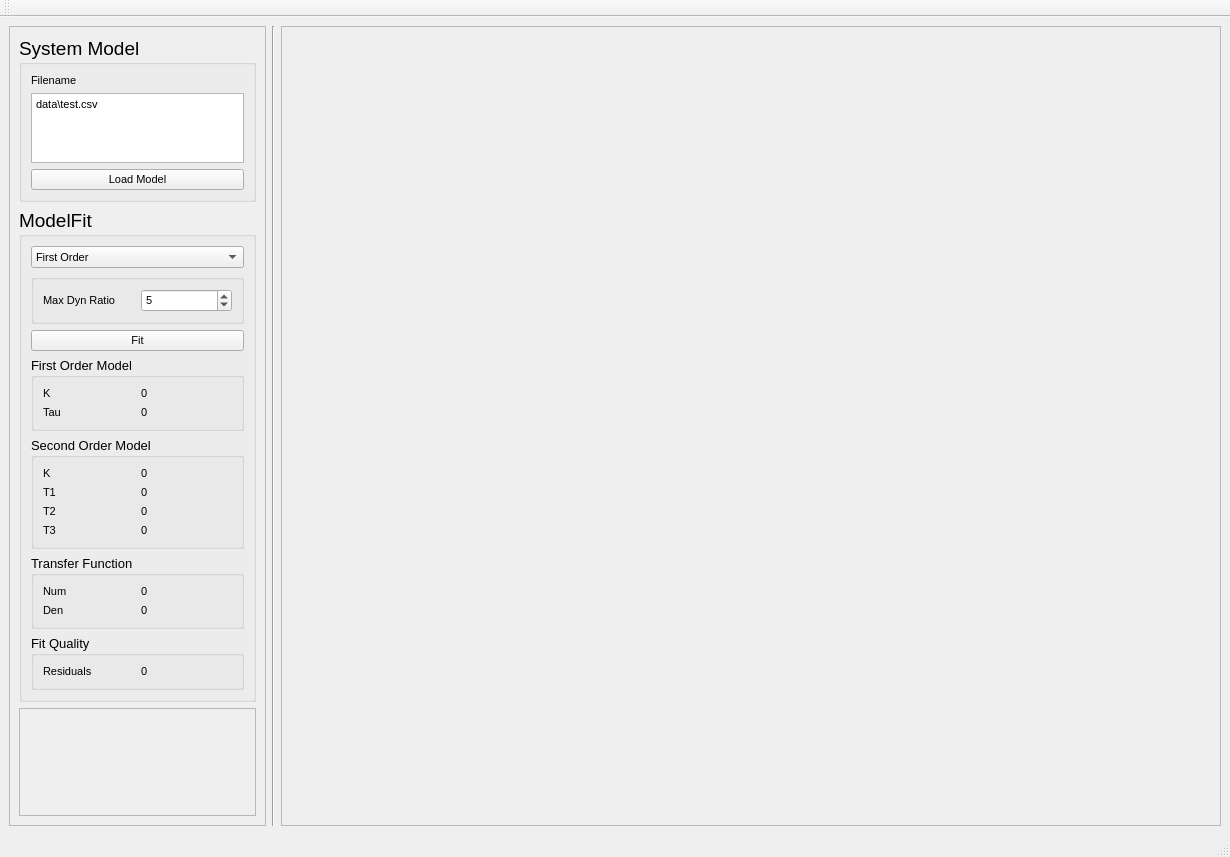
<?xml version="1.0" encoding="UTF-8"?>
<ui version="4.0">
 <class>MainWindow</class>
 <widget class="QMainWindow" name="MainWindow">
  <property name="geometry">
   <rect>
    <x>0</x>
    <y>0</y>
    <width>1230</width>
    <height>857</height>
   </rect>
  </property>
  <property name="windowTitle">
   <string>System Identifier</string>
  </property>
  <property name="windowIcon">
   <iconset>
    <normaloff>../../../../TemperatureLogger/img/temperature.png</normaloff>../../../../TemperatureLogger/img/temperature.png</iconset>
  </property>
  <widget class="QWidget" name="centralwidget">
   <layout class="QHBoxLayout" name="horizontalLayout">
    <item>
     <widget class="QFrame" name="frame">
      <property name="sizePolicy">
       <sizepolicy hsizetype="Preferred" vsizetype="Preferred">
        <horstretch>3</horstretch>
        <verstretch>0</verstretch>
       </sizepolicy>
      </property>
      <property name="frameShape">
       <enum>QFrame::StyledPanel</enum>
      </property>
      <property name="frameShadow">
       <enum>QFrame::Raised</enum>
      </property>
      <layout class="QVBoxLayout" name="verticalLayout_8">
       <item>
        <widget class="QGroupBox" name="Sysmodel">
         <property name="sizePolicy">
          <sizepolicy hsizetype="Preferred" vsizetype="Preferred">
           <horstretch>0</horstretch>
           <verstretch>1</verstretch>
          </sizepolicy>
         </property>
         <property name="font">
          <font>
           <pointsize>14</pointsize>
          </font>
         </property>
         <property name="title">
          <string>System Model</string>
         </property>
         <layout class="QVBoxLayout" name="verticalLayout_2">
          <item>
           <layout class="QVBoxLayout" name="verticalLayout">
            <item>
             <widget class="QLabel" name="label_3">
              <property name="font">
               <font>
                <pointsize>8</pointsize>
               </font>
              </property>
              <property name="text">
               <string>Filename</string>
              </property>
             </widget>
            </item>
            <item>
             <widget class="QTextEdit" name="filename">
              <property name="font">
               <font>
                <pointsize>8</pointsize>
               </font>
              </property>
              <property name="html">
               <string>&lt;!DOCTYPE HTML PUBLIC &quot;-//W3C//DTD HTML 4.0//EN&quot; &quot;http://www.w3.org/TR/REC-html40/strict.dtd&quot;&gt;
&lt;html&gt;&lt;head&gt;&lt;meta name=&quot;qrichtext&quot; content=&quot;1&quot; /&gt;&lt;style type=&quot;text/css&quot;&gt;
p, li { white-space: pre-wrap; }
&lt;/style&gt;&lt;/head&gt;&lt;body style=&quot; font-family:'MS Shell Dlg 2'; font-size:8pt; font-weight:400; font-style:normal;&quot;&gt;
&lt;p style=&quot; margin-top:0px; margin-bottom:0px; margin-left:0px; margin-right:0px; -qt-block-indent:0; text-indent:0px;&quot;&gt;data\test.csv&lt;/p&gt;&lt;/body&gt;&lt;/html&gt;</string>
              </property>
             </widget>
            </item>
           </layout>
          </item>
          <item>
           <widget class="QPushButton" name="loadModel">
            <property name="font">
             <font>
              <pointsize>8</pointsize>
             </font>
            </property>
            <property name="text">
             <string>Load Model</string>
            </property>
           </widget>
          </item>
         </layout>
        </widget>
       </item>
       <item>
        <widget class="QGroupBox" name="ModelFit">
         <property name="sizePolicy">
          <sizepolicy hsizetype="Preferred" vsizetype="Preferred">
           <horstretch>0</horstretch>
           <verstretch>1</verstretch>
          </sizepolicy>
         </property>
         <property name="font">
          <font>
           <pointsize>14</pointsize>
          </font>
         </property>
         <property name="title">
          <string>ModelFit</string>
         </property>
         <layout class="QVBoxLayout" name="verticalLayout_4">
          <item>
           <widget class="QComboBox" name="modelselect">
            <property name="font">
             <font>
              <pointsize>8</pointsize>
             </font>
            </property>
            <item>
             <property name="text">
              <string>First Order</string>
             </property>
            </item>
            <item>
             <property name="text">
              <string>Second Order</string>
             </property>
            </item>
           </widget>
          </item>
          <item>
           <widget class="QGroupBox" name="secondOrderParams">
            <property name="title">
             <string/>
            </property>
            <layout class="QVBoxLayout" name="verticalLayout_7">
             <item>
              <layout class="QHBoxLayout" name="horizontalLayout_2">
               <item>
                <widget class="QLabel" name="label">
                 <property name="font">
                  <font>
                   <pointsize>8</pointsize>
                  </font>
                 </property>
                 <property name="text">
                  <string>Max Dyn Ratio</string>
                 </property>
                </widget>
               </item>
               <item>
                <widget class="QSpinBox" name="spinBox">
                 <property name="font">
                  <font>
                   <pointsize>8</pointsize>
                  </font>
                 </property>
                 <property name="minimum">
                  <number>3</number>
                 </property>
                 <property name="maximum">
                  <number>10</number>
                 </property>
                 <property name="value">
                  <number>5</number>
                 </property>
                </widget>
               </item>
              </layout>
             </item>
            </layout>
           </widget>
          </item>
          <item>
           <widget class="QPushButton" name="CuveFit">
            <property name="font">
             <font>
              <pointsize>8</pointsize>
             </font>
            </property>
            <property name="text">
             <string>Fit</string>
            </property>
           </widget>
          </item>
          <item>
           <widget class="QGroupBox" name="firstOrderModel">
            <property name="font">
             <font>
              <pointsize>10</pointsize>
             </font>
            </property>
            <property name="title">
             <string>First Order Model</string>
            </property>
            <layout class="QVBoxLayout" name="verticalLayout_3">
             <item>
              <layout class="QHBoxLayout" name="horizontalLayout_6">
               <item>
                <widget class="QLabel" name="label_5">
                 <property name="font">
                  <font>
                   <pointsize>8</pointsize>
                  </font>
                 </property>
                 <property name="text">
                  <string>K</string>
                 </property>
                </widget>
               </item>
               <item>
                <widget class="QLabel" name="K_fo">
                 <property name="font">
                  <font>
                   <pointsize>8</pointsize>
                  </font>
                 </property>
                 <property name="text">
                  <string>0</string>
                 </property>
                </widget>
               </item>
              </layout>
             </item>
             <item>
              <layout class="QHBoxLayout" name="horizontalLayout_7">
               <item>
                <widget class="QLabel" name="label_7">
                 <property name="font">
                  <font>
                   <pointsize>8</pointsize>
                  </font>
                 </property>
                 <property name="text">
                  <string>Tau</string>
                 </property>
                </widget>
               </item>
               <item>
                <widget class="QLabel" name="Tau">
                 <property name="font">
                  <font>
                   <pointsize>8</pointsize>
                  </font>
                 </property>
                 <property name="text">
                  <string>0</string>
                 </property>
                </widget>
               </item>
              </layout>
             </item>
            </layout>
           </widget>
          </item>
          <item>
           <widget class="QGroupBox" name="secondOrderModel">
            <property name="font">
             <font>
              <pointsize>10</pointsize>
             </font>
            </property>
            <property name="title">
             <string>Second Order Model</string>
            </property>
            <layout class="QVBoxLayout" name="verticalLayout_5">
             <item>
              <layout class="QHBoxLayout" name="horizontalLayout_9">
               <item>
                <widget class="QLabel" name="label_8">
                 <property name="font">
                  <font>
                   <pointsize>8</pointsize>
                  </font>
                 </property>
                 <property name="text">
                  <string>K</string>
                 </property>
                </widget>
               </item>
               <item>
                <widget class="QLabel" name="K_so">
                 <property name="font">
                  <font>
                   <pointsize>8</pointsize>
                  </font>
                 </property>
                 <property name="text">
                  <string>0</string>
                 </property>
                </widget>
               </item>
              </layout>
             </item>
             <item>
              <layout class="QHBoxLayout" name="horizontalLayout_10">
               <item>
                <widget class="QLabel" name="label_9">
                 <property name="font">
                  <font>
                   <pointsize>8</pointsize>
                  </font>
                 </property>
                 <property name="text">
                  <string>T1</string>
                 </property>
                </widget>
               </item>
               <item>
                <widget class="QLabel" name="T1_so">
                 <property name="font">
                  <font>
                   <pointsize>8</pointsize>
                  </font>
                 </property>
                 <property name="text">
                  <string>0</string>
                 </property>
                </widget>
               </item>
              </layout>
             </item>
             <item>
              <layout class="QHBoxLayout" name="horizontalLayout_16">
               <item>
                <widget class="QLabel" name="label_12">
                 <property name="font">
                  <font>
                   <pointsize>8</pointsize>
                  </font>
                 </property>
                 <property name="text">
                  <string>T2</string>
                 </property>
                </widget>
               </item>
               <item>
                <widget class="QLabel" name="T2_so">
                 <property name="font">
                  <font>
                   <pointsize>8</pointsize>
                  </font>
                 </property>
                 <property name="text">
                  <string>0</string>
                 </property>
                </widget>
               </item>
              </layout>
             </item>
             <item>
              <layout class="QHBoxLayout" name="horizontalLayout_8">
               <item>
                <widget class="QLabel" name="label_6">
                 <property name="font">
                  <font>
                   <pointsize>8</pointsize>
                  </font>
                 </property>
                 <property name="text">
                  <string>T3</string>
                 </property>
                </widget>
               </item>
               <item>
                <widget class="QLabel" name="T3_so">
                 <property name="font">
                  <font>
                   <pointsize>8</pointsize>
                  </font>
                 </property>
                 <property name="text">
                  <string>0</string>
                 </property>
                </widget>
               </item>
              </layout>
             </item>
            </layout>
           </widget>
          </item>
          <item>
           <widget class="QGroupBox" name="TransferFunc">
            <property name="font">
             <font>
              <pointsize>10</pointsize>
             </font>
            </property>
            <property name="title">
             <string>Transfer Function</string>
            </property>
            <layout class="QVBoxLayout" name="verticalLayout_6">
             <item>
              <layout class="QHBoxLayout" name="horizontalLayout_12">
               <item>
                <widget class="QLabel" name="label_11">
                 <property name="font">
                  <font>
                   <pointsize>8</pointsize>
                  </font>
                 </property>
                 <property name="text">
                  <string>Num</string>
                 </property>
                </widget>
               </item>
               <item>
                <widget class="QLabel" name="Tf_num">
                 <property name="font">
                  <font>
                   <pointsize>8</pointsize>
                  </font>
                 </property>
                 <property name="text">
                  <string>0</string>
                 </property>
                </widget>
               </item>
              </layout>
             </item>
             <item>
              <layout class="QHBoxLayout" name="horizontalLayout_11">
               <item>
                <widget class="QLabel" name="label_10">
                 <property name="font">
                  <font>
                   <pointsize>8</pointsize>
                  </font>
                 </property>
                 <property name="text">
                  <string>Den</string>
                 </property>
                </widget>
               </item>
               <item>
                <widget class="QLabel" name="Tf_den">
                 <property name="font">
                  <font>
                   <pointsize>8</pointsize>
                  </font>
                 </property>
                 <property name="text">
                  <string>0</string>
                 </property>
                </widget>
               </item>
              </layout>
             </item>
            </layout>
           </widget>
          </item>
          <item>
           <widget class="QGroupBox" name="groupBox">
            <property name="font">
             <font>
              <pointsize>10</pointsize>
             </font>
            </property>
            <property name="title">
             <string>Fit Quality</string>
            </property>
            <layout class="QVBoxLayout" name="verticalLayout_9">
             <item>
              <layout class="QHBoxLayout" name="horizontalLayout_3">
               <item>
                <widget class="QLabel" name="label_2">
                 <property name="font">
                  <font>
                   <pointsize>8</pointsize>
                  </font>
                 </property>
                 <property name="text">
                  <string>Residuals</string>
                 </property>
                </widget>
               </item>
               <item>
                <widget class="QLabel" name="label_4">
                 <property name="font">
                  <font>
                   <pointsize>8</pointsize>
                  </font>
                 </property>
                 <property name="text">
                  <string>0</string>
                 </property>
                </widget>
               </item>
              </layout>
             </item>
            </layout>
           </widget>
          </item>
         </layout>
        </widget>
       </item>
       <item>
        <widget class="QFrame" name="frame_2">
         <property name="sizePolicy">
          <sizepolicy hsizetype="Preferred" vsizetype="Preferred">
           <horstretch>0</horstretch>
           <verstretch>15</verstretch>
          </sizepolicy>
         </property>
         <property name="frameShape">
          <enum>QFrame::StyledPanel</enum>
         </property>
         <property name="frameShadow">
          <enum>QFrame::Raised</enum>
         </property>
        </widget>
       </item>
      </layout>
     </widget>
    </item>
    <item>
     <widget class="Line" name="line">
      <property name="orientation">
       <enum>Qt::Vertical</enum>
      </property>
     </widget>
    </item>
    <item>
     <widget class="QFrame" name="frame_3">
      <property name="sizePolicy">
       <sizepolicy hsizetype="Preferred" vsizetype="Preferred">
        <horstretch>11</horstretch>
        <verstretch>0</verstretch>
       </sizepolicy>
      </property>
      <property name="frameShape">
       <enum>QFrame::StyledPanel</enum>
      </property>
      <property name="frameShadow">
       <enum>QFrame::Raised</enum>
      </property>
      <layout class="QHBoxLayout" name="horizontalLayout_4">
       <item>
        <widget class="QLabel" name="statusbar_2">
         <property name="sizePolicy">
          <sizepolicy hsizetype="Preferred" vsizetype="Preferred">
           <horstretch>0</horstretch>
           <verstretch>1</verstretch>
          </sizepolicy>
         </property>
         <property name="font">
          <font>
           <pointsize>14</pointsize>
          </font>
         </property>
         <property name="text">
          <string/>
         </property>
        </widget>
       </item>
       <item>
        <widget class="MplWidget" name="plot" native="true">
         <property name="sizePolicy">
          <sizepolicy hsizetype="Preferred" vsizetype="Preferred">
           <horstretch>0</horstretch>
           <verstretch>39</verstretch>
          </sizepolicy>
         </property>
        </widget>
       </item>
      </layout>
     </widget>
    </item>
   </layout>
  </widget>
  <widget class="QMenuBar" name="menubar">
   <property name="geometry">
    <rect>
     <x>0</x>
     <y>0</y>
     <width>1230</width>
     <height>22</height>
    </rect>
   </property>
  </widget>
  <widget class="QStatusBar" name="statusbar"/>
  <widget class="QToolBar" name="toolBar">
   <property name="windowTitle">
    <string>toolBar</string>
   </property>
   <attribute name="toolBarArea">
    <enum>TopToolBarArea</enum>
   </attribute>
   <attribute name="toolBarBreak">
    <bool>false</bool>
   </attribute>
  </widget>
 </widget>
 <customwidgets>
  <customwidget>
   <class>MplWidget</class>
   <extends>QWidget</extends>
   <header>CustomWidgets.mplwidget</header>
   <container>1</container>
  </customwidget>
 </customwidgets>
 <resources/>
 <connections>
  <connection>
   <sender>loadModel</sender>
   <signal>clicked()</signal>
   <receiver>MainWindow</receiver>
   <slot>eventHandler()</slot>
   <hints>
    <hint type="sourcelabel">
     <x>231</x>
     <y>148</y>
    </hint>
    <hint type="destinationlabel">
     <x>265</x>
     <y>136</y>
    </hint>
   </hints>
  </connection>
  <connection>
   <sender>modelselect</sender>
   <signal>currentIndexChanged(int)</signal>
   <receiver>MainWindow</receiver>
   <slot>eventHandler()</slot>
   <hints>
    <hint type="sourcelabel">
     <x>208</x>
     <y>197</y>
    </hint>
    <hint type="destinationlabel">
     <x>266</x>
     <y>205</y>
    </hint>
   </hints>
  </connection>
  <connection>
   <sender>CuveFit</sender>
   <signal>clicked()</signal>
   <receiver>MainWindow</receiver>
   <slot>eventHandler()</slot>
   <hints>
    <hint type="sourcelabel">
     <x>236</x>
     <y>295</y>
    </hint>
    <hint type="destinationlabel">
     <x>266</x>
     <y>294</y>
    </hint>
   </hints>
  </connection>
 </connections>
 <slots>
  <slot>eventHandler()</slot>
 </slots>
</ui>
